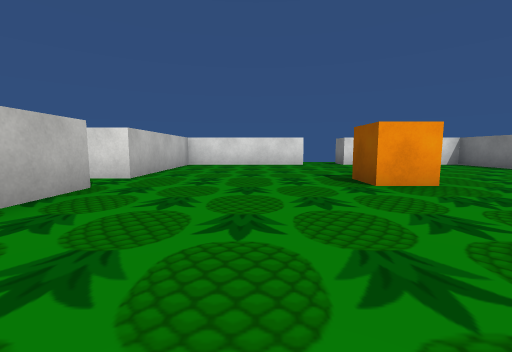
view 1 (above)

14 first-person views from a walk through a 3-D level made in the Unity game engine. The camera is 0.58 m above the floor, tilts 6° down and sees 90° across. The floor is counted in squares, 1 m on a side. Each view is taken from the middle of a square. On the plan, view 1 faces up. The plan holds only what a view shows up to about 9 squares ahead; the rest is blank. The place goes on beyond the plan. The player is left out. Some surface patterns are stand-ins.

view 2
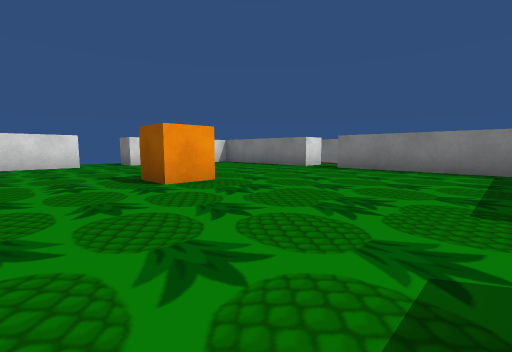

view 3
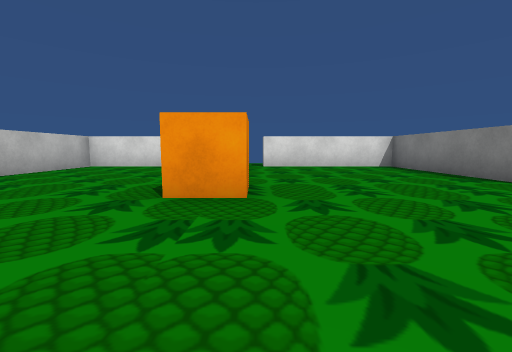

view 4
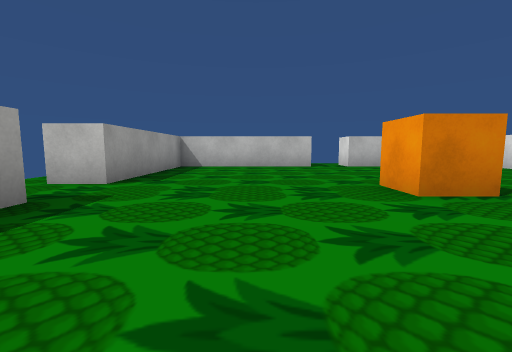

view 5
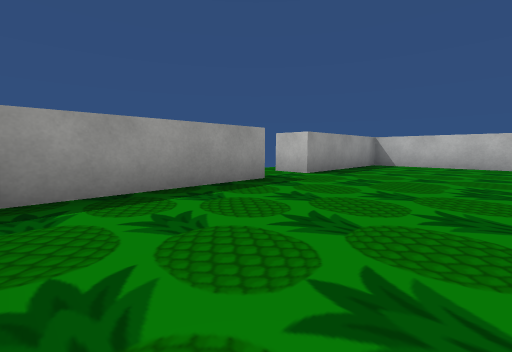

view 6
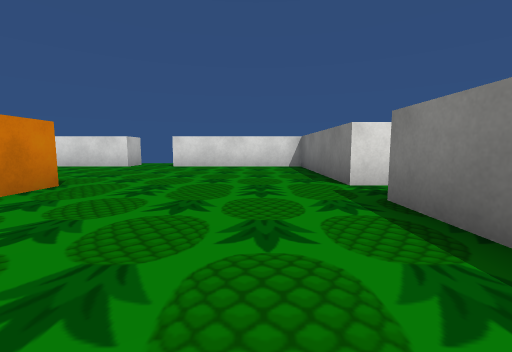

view 7
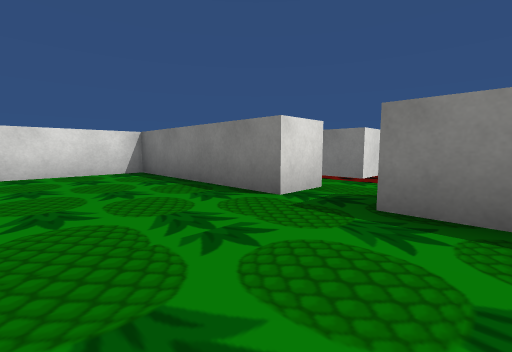

view 8
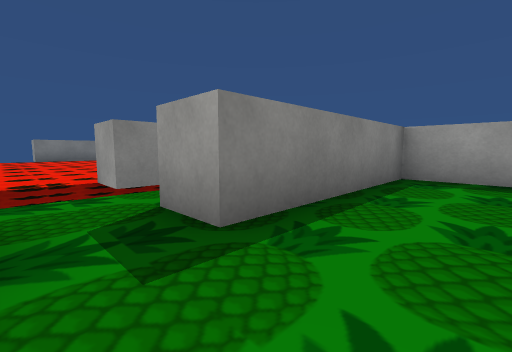

view 9
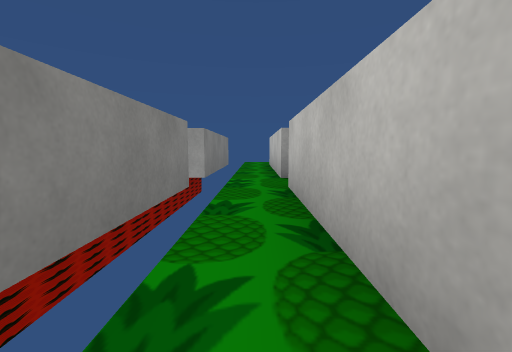

view 10
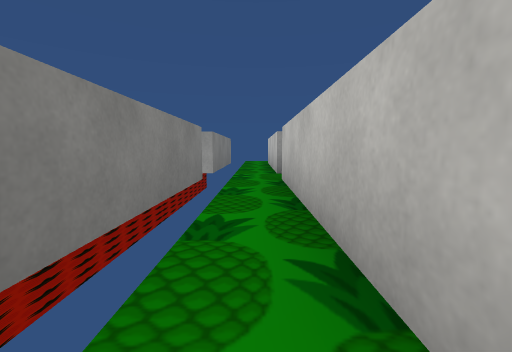

view 11
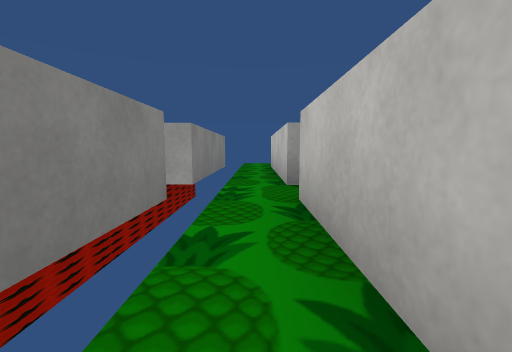

view 12
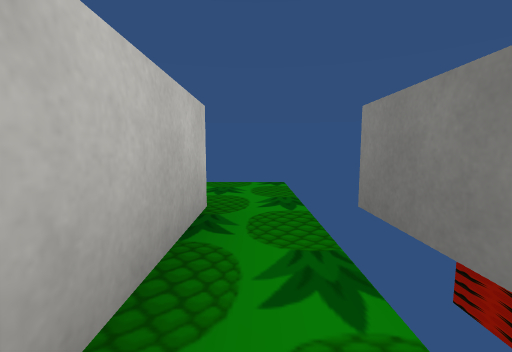

view 13
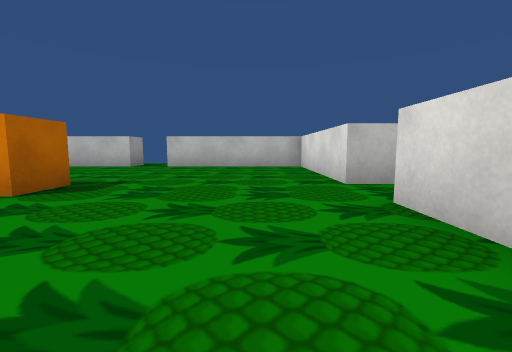

view 14
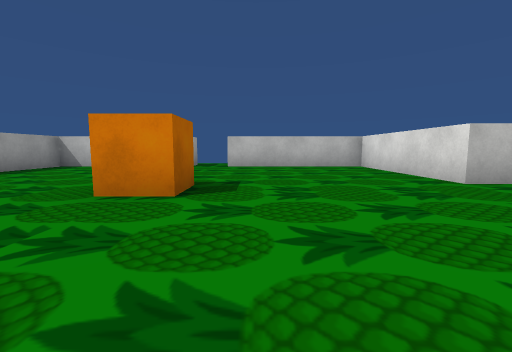

### Floor plan
Ten units are one square. View 1 is at (0, 0); x grows to the right and y downward. Boxes are objects, and circles mark ways between rooms. Rooms are numbered by the first view taken in them; rooms with no view inside come last. Other rooms are left out.
<svg viewBox="-35 -115 140 135">
<path fill="none" stroke="#000" d="M-25 -39 -25 5 17 5 17 15M32 5 75 5 75 -39M17 -95 -25 -95 -25 -51M75 -51 75 -95 32 -95M100 -51 100 -96M85 -39 85 6M100 -5 100 -39M85 -96 85 -51M100 5 100 -4"/>
<rect x="15" y="-55" width="20" height="20" fill="#bbb"><title>other object</title></rect>
<circle cx="80" cy="-45" r="3" fill="#2a7"/>
<text x="20" y="-40">1</text>
<text x="90" y="-50">2</text>
</svg>
Room 1 opens to room 2.

Where each view was taken, in squares from view 1:
view 1: 0 up, 0 right, facing up
view 2: 0 up, 0 right, facing up-right
view 3: 1 up, 3 right, facing up
view 4: 2 up, 6 right, facing left
view 5: 3 up, 7 right, facing down-left
view 6: 1 up, 6 right, facing up
view 7: 3 up, 5 right, facing up-right
view 8: 5 up, 6 right, facing down-right
view 9: 9 up, 9 right, facing down
view 10: 10 up, 9 right, facing down
view 11: 8 up, 9 right, facing down
view 12: 7 up, 9 right, facing up
view 13: 8 up, 6 right, facing left
view 14: 6 up, 6 right, facing left
